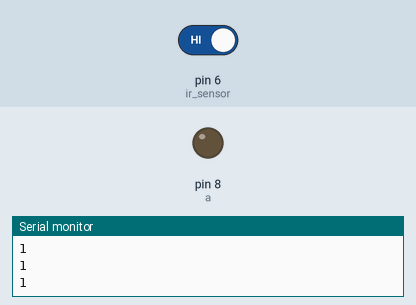
Simulated run of this sketch. Board: Arduino Uno, built with avr-gcc and run on an emulated ATmega328P. Parts: output pins drawn as LEDs (lit = HIGH), the last lines printed to the serial monitor. Inputs (shaded band) come from the test bench; at power-on: pin 6 (ir_sensor) HIGH.

Above: at 1.2 s.
1.3 s: pin 6 (ir_sensor) driven LOW
At 2.5 s:
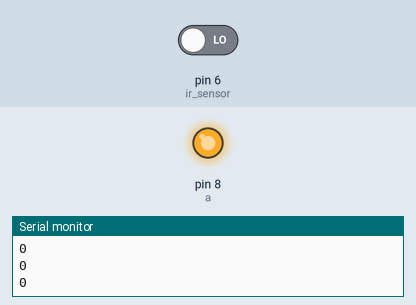
2.8 s: pin 6 (ir_sensor) driven HIGH
At 3.8 s:
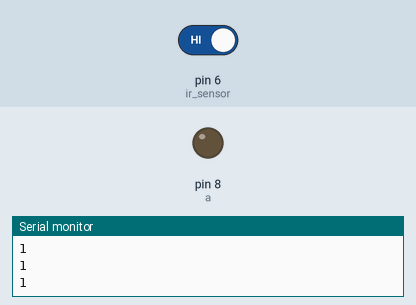
Timing chart, 0 to 5.8 s (numbered marks = the images above; inputs shaded):
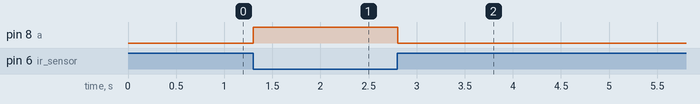

The sketch:

Blink.ino
```cpp
/*

  Turns an LED in case the IR sensor detects an obstacle.
*/
int a = 8;
int ir_sensor = 6;
int ir_sens_val = 0;

//The setup function runs once when you press reset or power the board
void setup() {
  // initialize digital pin LED_BUILTIN as an output.
  pinMode(a, OUTPUT);
  pinMode(ir_sensor, INPUT);
  Serial.begin(9600);
}

//The loop function runs over and over again forever
void loop() {
  delay(100);  // wait for a second

  //IR sensor
  ir_sens_val = digitalRead(ir_sensor);
  Serial.println(ir_sens_val);

  if(!ir_sens_val)
  {
    digitalWrite(a, HIGH);
  }
  else
  {
    digitalWrite(a, LOW);
  }


}
```

Measured:
- after the input at 1.3 s, pin 8 (a): LOW → HIGH at once
- after the input at 2.8 s, pin 8 (a): HIGH → LOW at once
